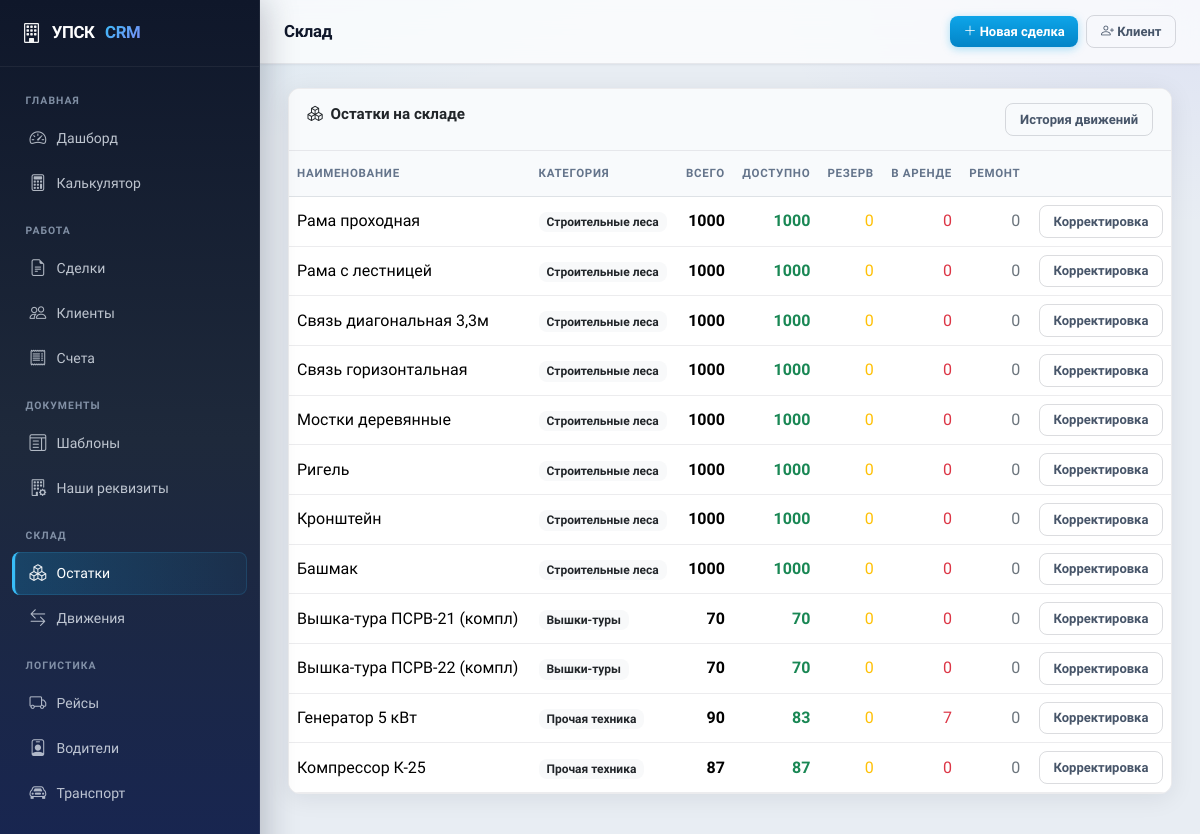
Before: /equipment/ with the older database file.
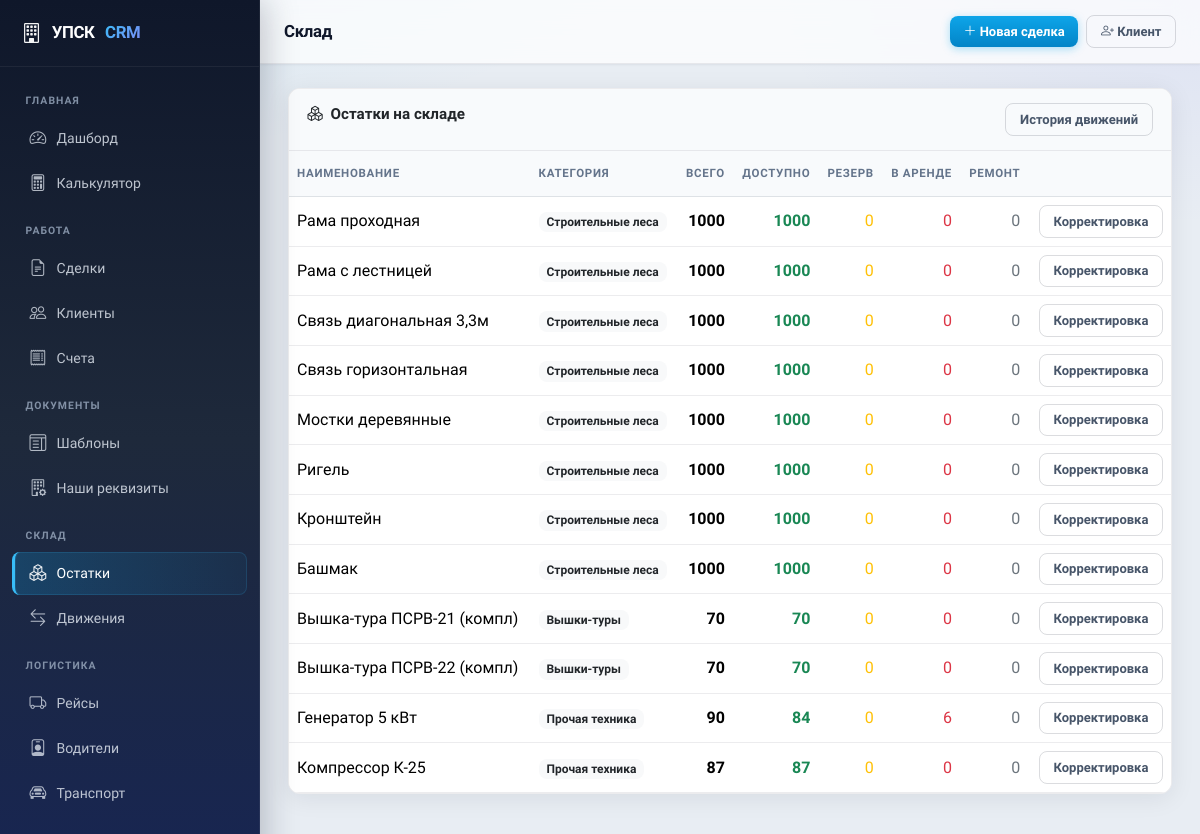
After: the same page with the newer database file.
### equipment/models.py (models this page shows, shortened)
class WarehouseStock(models.Model):
    equipment_type = models.OneToOneField(EquipmentType, on_delete=models.CASCADE,
                                          related_name='stock', verbose_name='Тип оборудования')
    quantity_total = models.IntegerField('Всего', default=0)
    quantity_reserved = models.IntegerField('Зарезервировано', default=0)
    quantity_rented = models.IntegerField('В аренде', default=0)
    quantity_repair = models.IntegerField('На ремонте', default=0)
    min_stock_level = models.IntegerField('Мин. запас', default=0)
    class Meta:
        verbose_name = 'Остаток на складе'
        verbose_name_plural = 'Остатки на складе'
    @property
    def quantity_available(self):
        return max(0, self.quantity_total - self.quantity_reserved - self.quantity_rented - self.quantity_repair)
    @property
    def is_low_stock(self):
        return self.quantity_available <= self.min_stock_level

class EquipmentType(models.Model):
    code = models.CharField('Код', max_length=50, unique=True)
    name = models.CharField('Наименование', max_length=200)
    category = models.ForeignKey(
        'pricing.EquipmentCategory', on_delete=models.SET_NULL,
        null=True, blank=True, related_name='equipment_types',
        verbose_name='Категория',
    )
    unit = models.CharField('Ед. изм.', max_length=20, default='шт')
    base_price = models.DecimalField(
        'Рыночная стоимость ед.', max_digits=10, decimal_places=2, default=0,
    )
    price_coefficient = models.DecimalField(
        'Коэффициент цены', max_digits=5, decimal_places=2, default=1.0,
    )
    daily_rental_rate = models.DecimalField(
        'Суточная ставка аренды (руб.)', max_digits=10, decimal_places=2, default=0,
    )
    weight_per_unit = models.DecimalField('Вес ед. (кг)', max_digits=8, decimal_places=3, default=0)
    volume_per_unit = models.DecimalField('Объём ед. (м3)', max_digits=8, decimal_places=4, default=0)
    is_active = models.BooleanField('Активно', default=True)
    class Meta:
        verbose_name = 'Тип оборудования'
        verbose_name_plural = 'Типы оборудования'
        ordering = ['name']

### pricing/models.py (models this page shows, shortened)
class EquipmentCategory(models.Model):
    name = models.CharField('Название', max_length=100)
    algorithm_code = models.CharField(
        'Алгоритм расчёта', max_length=50,
        choices=ALGORITHM_CHOICES, default='daily_rate',
    )
    deposit_pct_default = models.DecimalField(
        'Залог % (по умолч.)', max_digits=5, decimal_places=2, default=10,
    )
    use_city_coeff = models.BooleanField('Применять городской коэф.', default=True)
    is_active = models.BooleanField('Активна', default=True)
    ordering = models.IntegerField('Порядок', default=0)
    class Meta:
        verbose_name = 'Категория техники'
        verbose_name_plural = 'Категории техники'
        ordering = ['ordering', 'name']

### equipment/views.py (the view)
# urls.py: path('', views.warehouse_list, name='warehouse_list'),
def warehouse_list(request):
    stocks = WarehouseStock.objects.select_related('equipment_type').all()
    return render(request, 'equipment/warehouse.html', {
        'stocks': stocks, 'page_title': 'Склад',
    })

### templates/equipment/warehouse.html (shortened to what this page needs)
{% extends "base.html" %}
{% block nav_warehouse %}active{% endblock %}
{% block content %}
<div class="card">
  <div class="card-header d-flex justify-content-between">
    <span><i class="bi bi-boxes me-2"></i>Остатки на складе</span>
    <a href="{% url 'movement_list' %}" class="btn btn-sm btn-outline-secondary">История движений</a>
  </div>
  <div class="table-responsive">
    <table class="table table-hover align-middle mb-0">
      <thead>
        <tr>
          <th>Наименование</th><th>Категория</th>
          <th class="text-end">Всего</th>
          <th class="text-end text-success">Доступно</th>
          <th class="text-end text-warning">Резерв</th>
          <th class="text-end text-danger">В аренде</th>
          <th class="text-end text-secondary">Ремонт</th>
          <th></th>
        </tr>
      </thead>
      <tbody>
        {% for ws in stocks %}
        <tr class="{% if ws.is_low_stock %}table-warning{% endif %}">
          <td>
            {{ ws.equipment_type.name }}
          </td>
          <td><span class="badge bg-light text-dark">{{ ws.equipment_type.category.name|default:"—" }}</span></td>
          <td class="text-end fw-semibold">{{ ws.quantity_total }}</td>
          <td class="text-end text-success fw-bold">{{ ws.quantity_available }}</td>
          <td class="text-end text-warning">{{ ws.quantity_reserved }}</td>
          <td class="text-end text-danger">{{ ws.quantity_rented }}</td>
          <td class="text-end text-secondary">{{ ws.quantity_repair }}</td>
          <td class="text-end">
            <a href="{% url 'stock_adjust' ws.pk %}" class="btn btn-sm btn-outline-secondary">Корректировка</a>
          </td>
        </tr>
        {% empty %}
        <tr><td colspan="8" class="text-center text-muted py-4">Склад пуст. Добавьте оборудование через <a href="/admin/">администрирование</a>.</td></tr>
        {% endfor %}
      </tbody>
    </table>
  </div>
</div>
{% endblock %}

Changed rows visible on the page:
changed WarehouseStock "Генератор 5 кВт": quantity_available "83" → "84"; quantity_rented "7" → "6"
